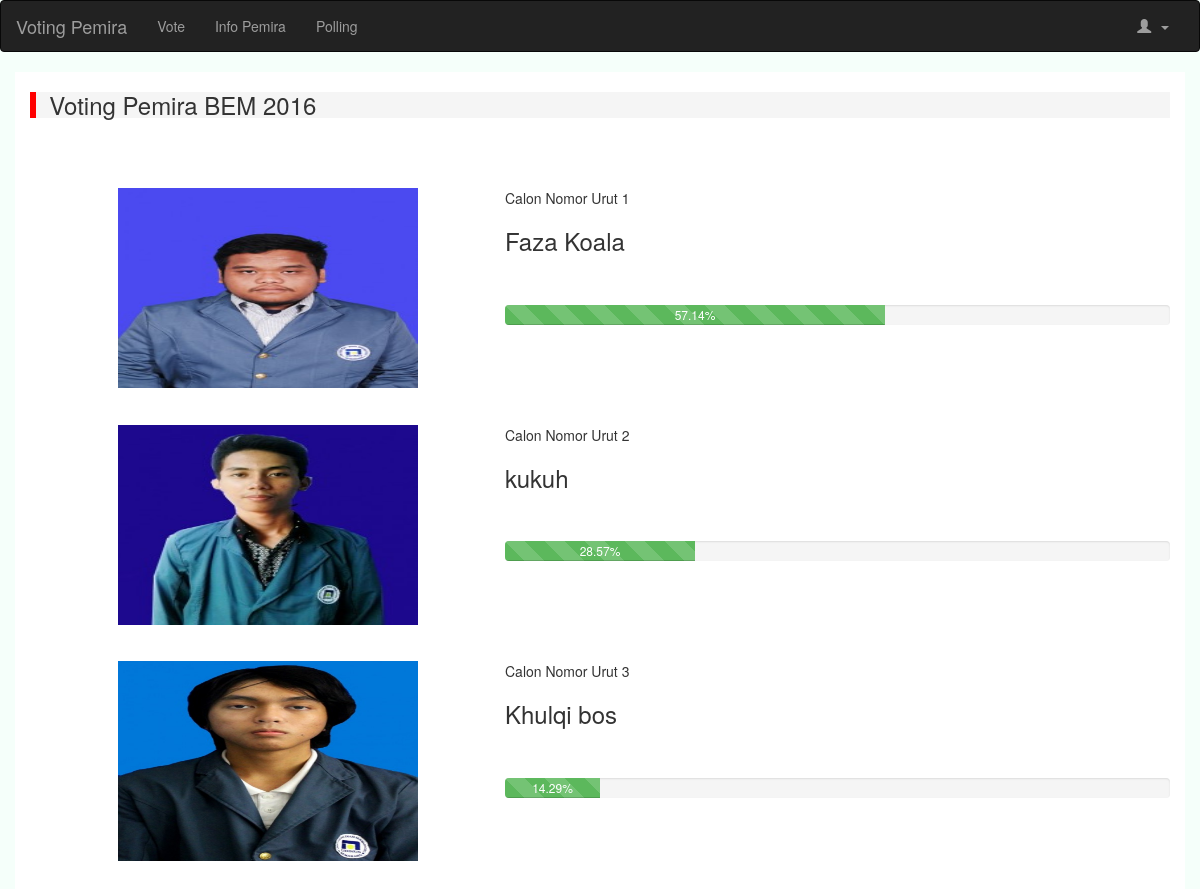
The page /polling.php (signed in) on the database its author committed.
### tables this page shows
CREATE TABLE `calonpresiden` (
  `nama` varchar(50) NOT NULL,
  `nim` varchar(20) NOT NULL,
  `ttl` varchar(20) NOT NULL,
  `status` varchar(20) NOT NULL,
  `progdi` varchar(200) NOT NULL,
  `visi` varchar(500) NOT NULL,
  `misi` varchar(500) NOT NULL,
  `no` varchar(20) NOT NULL,
  `foto` varchar(250) NOT NULL
);

### polling.php (the view, shortened to what this page needs)
<?php
    require_once "koneksi.php";
    $sql1 = $DB_con->query("SELECT count(*) from poling where vote = '1' ");
    $sql2 = $DB_con->query("SELECT count(*) from poling where vote = '2' ");
    $sql3 = $DB_con->query("SELECT count(*) from poling where vote = '3' ");
    $sql4 = $DB_con->query("SELECT count(*) from poling");
    $urut1 = $sql1->fetchColumn();
    $urut2 = $sql2->fetchColumn();
    $urut3 = $sql3->fetchColumn();
    $urut4 = $sql4->fetchColumn();
    $total1 = ($urut1/$urut4)*100;
    $total2 = ($urut2/$urut4)*100;
    $total3 = ($urut3/$urut4)*100;
    $format = number_format($total1,2);
    $format2 = number_format($total2,2);
    $format3 = number_format($total3,2);
?>
<!DOCTYPE html>
  <html lang="eu">
<html>
<head>
    <link rel="stylesheet" type="text/css" href="css/bootstrap.css">
    <link rel="stylesheet" type="text/css" href="style.css">
    <link href="css/bootstrap.min.css" rel="stylesheet">
  <link rel="stylesheet" href="https://maxcdn.bootstrapcdn.com/bootstrap/3.3.7/css/bootstrap.min.css">
</head>
<body style="background-color: #F5FFFA">
    <nav class="navbar navbar-inverse">
  <div class="container-fluid">
    <div class="navbar-header">
      <a class="navbar-brand" href="#">Voting Pemira</a>
    </div>
    <div class="collapse navbar-collapse" id="bs-example-navbar-collapse-1">
      <ul class="nav navbar-nav">
      <?php
        if($_SESSION['Nim']=="admin"){
          echo '<li><a href="polling.php">Polling <span class="sr-only">(current)</span></a></li>';
          echo '<li><a href="infopemira.php?no=1">Info Pemira <span class="sr-only">(current)</span></a></li>';
          echo '<li><a href="tampil.php">Edit calon<span class="sr-only">(current)</span></a></li>';
        }
        else{
        echo '<li><a href="homepages.php">Vote <span class="sr-only">(current)</span></a></li>';
        echo '<li><a href="infopemira.php?no=1">Info Pemira <span class="sr-only">(current)</span></a></li>';
        echo '<li><a href="polling.php">Polling <span class="sr-only">(current)</span></a></li>';
        }
        ?>
      </ul>
      <ul class="nav navbar-nav navbar-right">
        <li class="dropdown">
          <a href="#" class="dropdown-toggle" data-toggle="dropdown" role="button" aria-haspopup="true" aria-expanded="false"><span class="glyphicon glyphicon-user" aria-hidden="true"></span>&nbsp <?php echo $_SESSION['Nim']; ?><span class="caret"></span></a>
        </li>
      </ul>
    </div>
  </div>
</nav>
<div class="container" style="background-color: #FFFFFF">
      <h3 style="border-left: 6px solid red;background-color:#F5F5F5;"> &nbsp   Voting Pemira BEM 2016</h3>
<br>
<br>
<br>
<?php
$stmt = $DB_con->prepare('SELECT * FROM calonpresiden ORDER BY no ');
  $stmt->execute();
  if(($stmt->rowCount() > 0) )
 {
  while($row=$stmt->fetch(PDO::FETCH_ASSOC))
  {
?>
  <div class="col-sm-5" align="center">
          <img src="user_image/<?php echo $row['foto']; ?>" alt="Calon" width="300" height="200" ><br><br>
  </div>
   <p>Calon Nomor Urut <?php echo $row['no'] ?></p>
  <h3><?php echo $row['nama']; ?></h3><br><br>
  <div class="progress">
      <div class="progress-bar progress-bar-success progress-bar-striped" role="progressbar" aria-valuenow="40" aria-valuemin="0" aria-valuemax="100" style="width:<?php
                            if($row['no'] == 1){
                              echo $format."%";
                            }else if($row['no'] == 2){
                              echo $format2."%";
                            }else{
                              echo $format3."%";;
                            } ?>">
      <?php if($row['no'] == 1){
                              echo $format."%";
                            }else if($row['no'] == 2){
                              echo $format2."%";
                            }else{
                              echo $format3."%";;
                            } ?>
      </div>
  </div>
  <br>
  <br>
  <br>
  <br>
  <?php
    }
  }
?>
</div>
</body>
</html>

### rows shown on the page
calonpresiden: foto (picture), no "1", nama "Faza Koala", format "57.14"
calonpresiden: foto (picture), no "2", nama "kukuh", format2 "28.57"
calonpresiden: foto (picture), no "3", nama "Khulqi bos", format3 "14.29"
